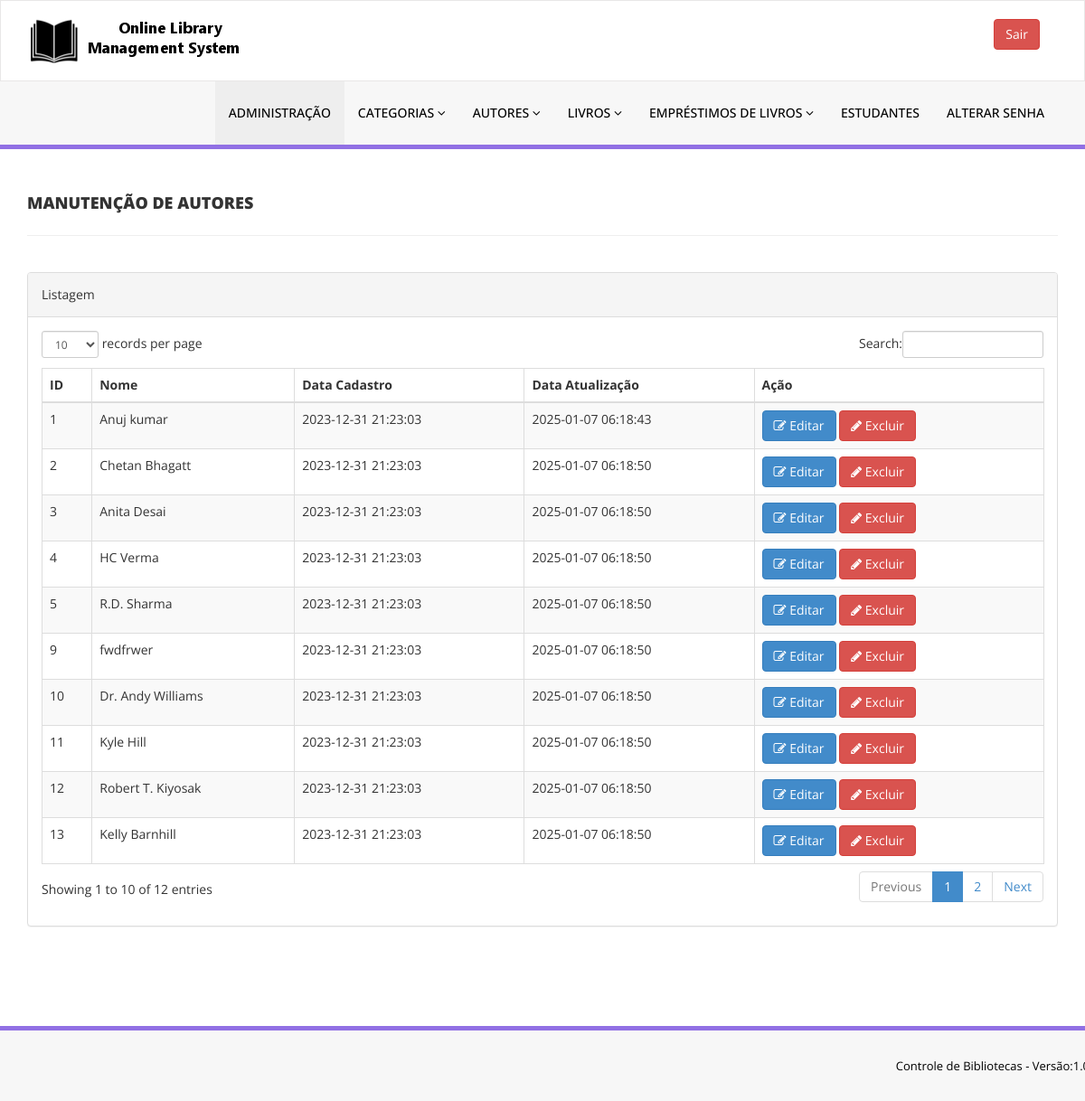
Screenshot of /admin/manage-authors.php (signed in) with the database file from the repository.
### tables this page shows
CREATE TABLE `tblauthors` (
  `id` int(11) NOT NULL,
  `AuthorName` varchar(159) DEFAULT NULL,
  `creationDate` timestamp NULL DEFAULT current_timestamp(),
  `UpdationDate` timestamp NULL DEFAULT NULL ON UPDATE current_timestamp()
);

### admin/manage-authors.php (the view, shortened to what this page needs)
<?php
include('includes/config.php');
if (strlen($_SESSION['alogin']) == 0) {
    header('location:index.php');
} else {
?>
    <!DOCTYPE html>
    <html xmlns="http://www.w3.org/1999/xhtml">
    <head>
        <link href="assets/css/bootstrap.css" rel="stylesheet" />
        <link href="assets/css/font-awesome.css" rel="stylesheet" />
        <link href="assets/js/dataTables/dataTables.bootstrap.css" rel="stylesheet" />
        <link href="assets/css/style.css" rel="stylesheet" />
    </head>
    <body>
        <?php include('includes/header.php'); ?>
        <div class="content-wrapper">
            <div class="container">
                <div class="row pad-botm">
                    <div class="col-md-12">
                        <h4 class="header-line">Manutenção de Autores</h4>
                    </div>
                    <div class="row">
                    </div>
                </div>
                <div class="row">
                    <div class="col-md-12">
                        <div class="panel panel-default">
                            <div class="panel-heading">
                                Listagem
                            </div>
                            <div class="panel-body">
                                <div class="table-responsive">
                                    <table class="table table-striped table-bordered table-hover" id="dataTables-example">
                                        <thead>
                                            <tr>
                                                <th>ID</th>
                                                <th>Nome</th>
                                                <th>Data Cadastro</th>
                                                <th>Data Atualização</th>
                                                <th>Ação</th>
                                            </tr>
                                        </thead>
                                        <tbody>
                                            <?php $sql = "SELECT * from  tblauthors";
                                            $query = $dbh->prepare($sql);
                                            $query->execute();
                                            $results = $query->fetchAll(PDO::FETCH_OBJ);
                                            if ($query->rowCount() > 0) {
                                                foreach ($results as $result) {               ?>
                                                    <tr class="odd gradeX">
                                                        <td class="center"><?php echo htmlentities($result->id); ?></td>
                                                        <td class="center"><?php echo htmlentities($result->AuthorName); ?></td>
                                                        <td class="center"><?php echo htmlentities($result->creationDate); ?></td>
                                                        <td class="center"><?php echo htmlentities($result->UpdationDate); ?></td>
                                                        <td class="center">
                                                            <a href="edit-author.php?athrid=<?php echo htmlentities($result->id); ?>"><button class="btn btn-primary"><i class="fa fa-edit "></i> Editar</button>
                                                                <a href="manage-authors.php?del=<?php echo htmlentities($result->id); ?>" onclick="return confirm('Deseja excluir o registro?');"" >  <button class=" btn btn-danger"><i class="fa fa-pencil"></i> Excluir</button>
                                                        </td>
                                                    </tr>
                                            <?php
                                                }
                                            } ?>
                                        </tbody>
                                    </table>
                                </div>
                            </div>
                        </div>
                    </div>
                </div>
            </div>
        </div>
        <?php include('includes/footer.php'); ?>
    </body>
    </html>
<?php } ?>

### admin/assets/css/style.css (style rules this page uses)
.content-wrapper { margin-top: 40px; min-height:800px; padding-bottom:90px; }
.header-line { font-weight:900; padding-bottom:25px; border-bottom:1px solid #eeeeee; text-transform:uppercase; }
.pad-botm { padding-bottom:30px; }

### rows the page displays
tblauthors: id "1", AuthorName "Anuj kumar", creationDate "2023-12-31 21:23:03", UpdationDate "2025-01-07 06:18:43"
tblauthors: id "2", AuthorName "Chetan Bhagatt", creationDate "2023-12-31 21:23:03", UpdationDate "2025-01-07 06:18:50"
tblauthors: id "3", AuthorName "Anita Desai", creationDate "2023-12-31 21:23:03", UpdationDate "2025-01-07 06:18:50"
tblauthors: id "4", AuthorName "HC Verma", creationDate "2023-12-31 21:23:03", UpdationDate "2025-01-07 06:18:50"
tblauthors: id "5", AuthorName "R.D. Sharma", creationDate "2023-12-31 21:23:03", UpdationDate "2025-01-07 06:18:50"
tblauthors: id "9", AuthorName "fwdfrwer", creationDate "2023-12-31 21:23:03", UpdationDate "2025-01-07 06:18:50"
tblauthors: id "10", AuthorName "Dr. Andy Williams", creationDate "2023-12-31 21:23:03", UpdationDate "2025-01-07 06:18:50"
tblauthors: id "11", AuthorName "Kyle Hill", creationDate "2023-12-31 21:23:03", UpdationDate "2025-01-07 06:18:50"
tblauthors: id "12", AuthorName "Robert T. Kiyosak", creationDate "2023-12-31 21:23:03", UpdationDate "2025-01-07 06:18:50"
tblauthors: id "13", AuthorName "Kelly Barnhill", creationDate "2023-12-31 21:23:03", UpdationDate "2025-01-07 06:18:50"

### other values shown
NOME_APP "Controle de Bibliotecas"
